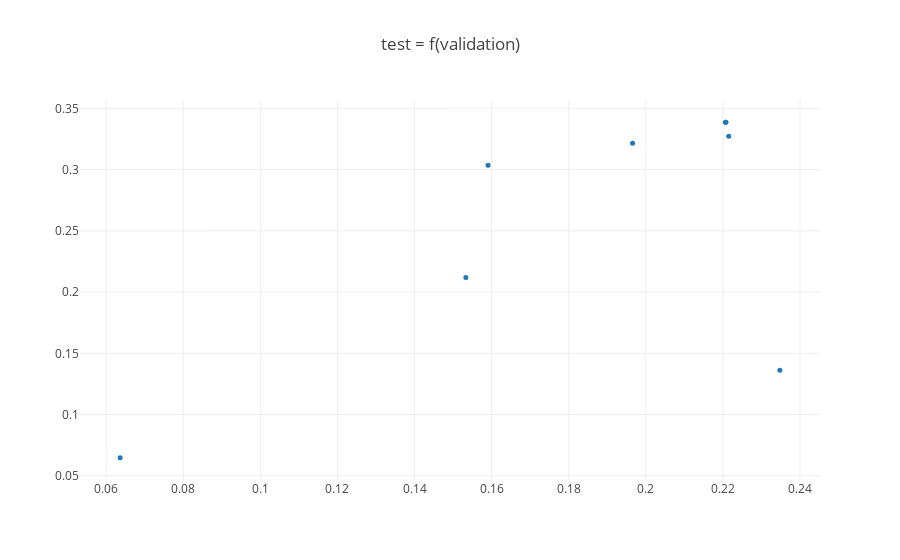

The notebook cell this image was saved under:
### Code cell
aspect = 'grammaticality'
analyse_results(*regression_results[aspect], 'pearson')

### Figure 1 — Plotly figure (JSON) as saved in the notebook; plotly's stock layout.template omitted (floating-point values rounded to 4 significant figures)
{"data": [{"marker": {"size": 5}, "mode": "markers", "type": "scatter", "uid": "662b157e-e1dc-11e8-8fa1-8f14a3942b01", "x": [0.2348, 0.2215, 0.2208, 0.2206, 0.1966, 0.1591, 0.1533, 0.06362], "y": [0.1362, 0.3272, 0.3388, 0.3387, 0.3215, 0.3035, 0.212, 0.06463]}], "layout": {"autosize": true, "title": "test = f(validation)", "xaxis": {"autorange": true, "range": [0.05078, 0.2476], "type": "linear"}, "yaxis": {"autorange": true, "range": [0.04538, 0.358], "type": "linear"}}}
